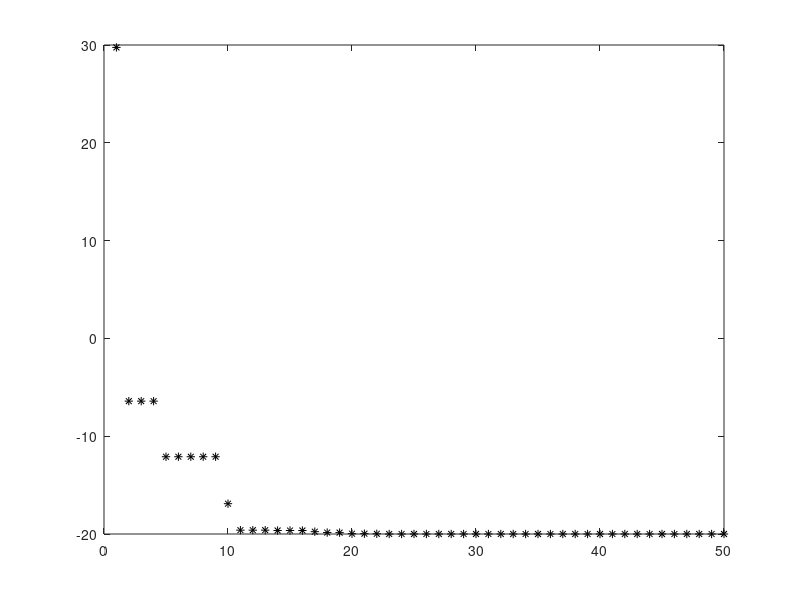

Recreate this plot in MATLAB.
clear all;
close all;
clc
for run = 1:100                       %number of run
LB = [-10 -10];                          %parameter lower bound
UB = [10 10];                            %parameter upper bound
n= 20;                                %number of particle
Kmax = 50;                             %maximum iterations
r=rand(n,2);                           %random number
pos0=[];

pos0(:,1)= LB(1,1) + (UB(1,1)-LB(1,1))*r(:,1);
pos0(:,2)= LB(1,2) + (UB(1,2)-LB(1,2))*r(:,2);
x=pos0;                                %initial position
v = zeros(n,2);                        %initial velocity
%k=1;

for k=1:Kmax
for i=1:n   %function output at position
    fv(i,1)= (x(i,1)^2-20*cos(pi*x(i,1))+10)+(x(i,2)^2-20*cos(pi*x(i,2))+10);
    if k==1
        pbestval(i,1) = fv(i,1);
        pbest(i,:) = x(i,:);               %finding pbest
    elseif fv(i,1)< pbestval(i,1)          %checking condition if function value is less than pbest value
            pbestval(i,1)=fv(i,1);         %assign new pbest value as function value 
            pbest(i,:) = x(i,:);           %and correspondingly pbest will be at that position 
    end   
end

if k==1
    [gbestval(k,1),index] = min(fv);      %minimum f out and position 
    gbest(k,:) = pbest(index,:);          %finding gbest
elseif min(fv)< gbestval(k-1,1)           %if previous gbest value is greater than min of fv 
    [gbestval(k,1),index] = min(fv);      %updating gbestval to min of fv    
    gbest(k,:) = pbest(index,:);          %updating gbest to pbest
elseif min(fv) >= gbestval(k-1,1)         %if previous gbest value is less than min of fv
    gbest(k,:)=gbest(k-1,:);              %update gbest as previous one
    gbestval(k,1)=gbestval(k-1,1);        %update gbest value as previous gbest value
end
    
w=0.9 - (k/Kmax).*(0.9-0.4);              %calculation of w
c1=2.5 + (k/Kmax)*(0.5-2.5);              %calculation of c1
c2=0.5 + (k/Kmax)*(2.5-0.5);              %calculation of c2

%updating velocity and position
for i = 1:n
        v(i,1) = w*v(i,1) + c1*rand(1)*(pbest(i,1)-x(i,1)) + c2*rand(1)*(gbest(k,1)- x(i,1)); %updating velocity 1
        v(i,2) = w*v(i,1) + c1*rand(1)*(pbest(i,2)-x(i,2)) + c2*rand(1)*(gbest(k,2)- x(i,2)); %updating velocity 2
        x(i,:) = v(i,:) + x(i,:);         %updating positions
end
end
end
plot(1:Kmax,gbestval,'k*');                %plotting gbest value v/s k



